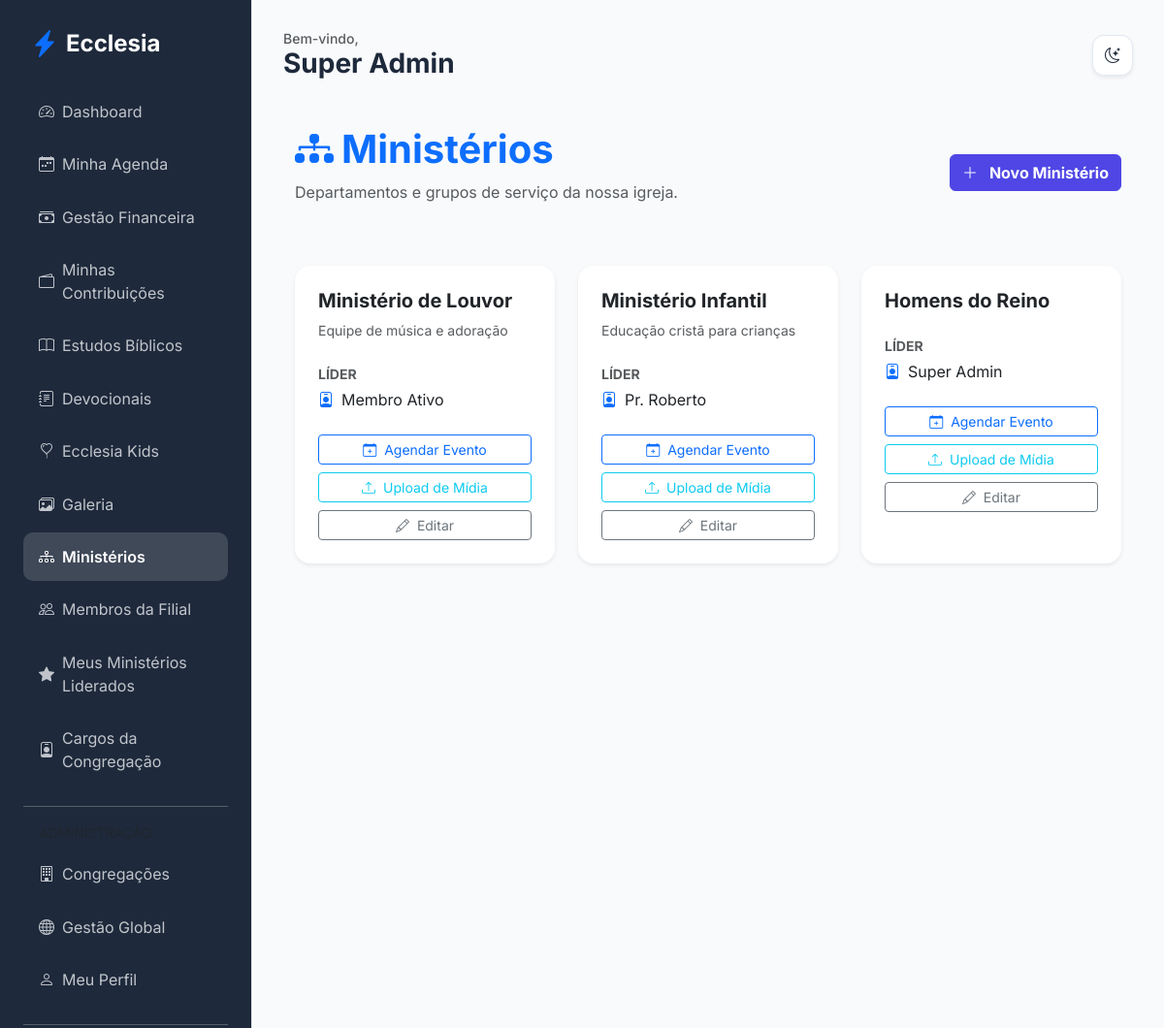
/members/ministries (signed in), run on the app's committed database.
### app/core/models.py (models this page shows, shortened)
class User(db.Model, UserMixin):
    id = db.Column(db.Integer, primary_key=True)
    name = db.Column(db.String(100), nullable=False)
    email = db.Column(db.String(120), unique=True, nullable=False)
    password_hash = db.Column(db.String(128))
    birth_date = db.Column(db.Date)
    gender = db.Column(db.String(20))
    documents = db.Column(db.String(200)) # Flexível para diferentes países
    tax_id = db.Column(db.String(20), nullable=True)  # NIF (PT), CPF/CNPJ (BR), etc.
    address = db.Column(db.Text)
    phone = db.Column(db.String(50))
    profile_photo = db.Column(db.String(255), nullable=True)
    status = db.Column(db.String(20), default='pending') # pending, active, rejected
    is_email_verified = db.Column(db.Boolean, default=False)
    email_verification_token = db.Column(db.String(100), unique=True, nullable=True)
    data_consent = db.Column(db.Boolean, default=False)
    data_consent_date = db.Column(db.DateTime)
    marketing_consent = db.Column(db.Boolean, default=False)
    is_ministry_leader = db.Column(db.Boolean, default=False)
    church_id = db.Column(db.Integer, db.ForeignKey('church.id'))
    family_id = db.Column(db.Integer, db.ForeignKey('family.id'), nullable=True)
    church_role_id = db.Column(db.Integer, db.ForeignKey('church_role.id'), nullable=True)
    ministries = db.relationship('Ministry', secondary=member_ministries, backref=db.backref('members', lazy='dynamic'))
    can_manage_ministries = db.Column(db.Boolean, default=False)
    can_manage_media = db.Column(db.Boolean, default=False)
    can_publish_devotionals = db.Column(db.Boolean, default=False)
    can_approve_members = db.Column(db.Boolean, default=False)
    can_manage_finance = db.Column(db.Boolean, default=False)
    can_manage_kids = db.Column(db.Boolean, default=False)
    can_manage_events = db.Column(db.Boolean, default=False)

class Ministry(db.Model):
    id = db.Column(db.Integer, primary_key=True)
    name = db.Column(db.String(100), nullable=False)
    description = db.Column(db.Text)
    church_id = db.Column(db.Integer, db.ForeignKey('church.id'))
    leader_id = db.Column(db.Integer, db.ForeignKey('user.id'), nullable=True)
    events = db.relationship('Event', backref='ministry', lazy=True)
    leader = db.relationship('User', foreign_keys=[leader_id])
    transactions = db.relationship('MinistryTransaction', backref='ministry', lazy=True)

### app/modules/members/routes.py (the view)
@members_bp.route('/ministries')
@login_required
def list_ministries():
    if current_user.church_role and current_user.church_role.name == 'Administrador Global':
        ministries = Ministry.query.all()
    elif can_manage_ministries():
        ministries = Ministry.query.filter_by(church_id=current_user.church_id).all()
    else:
        ministries = current_user.ministries
    return render_template('members/ministries.html', ministries=ministries)

### app/templates/members/ministries.html
{% extends "base.html" %}
{% block content %}
<div class="container py-4">
    <div class="d-flex justify-content-between align-items-center mb-5">
        <div>
            <h1 class="fw-bold text-primary"><i class="bi bi-diagram-3-fill me-2"></i>Ministérios</h1>
            <p class="text-muted">Departamentos e grupos de serviço da nossa igreja.</p>
        </div>
        {% if current_user.can_manage_ministries or (current_user.church_role and current_user.church_role.name in ['Administrador Global', 'Pastor Líder']) %}
        <a href="{{ url_for('members.add_ministry') }}" class="btn btn-primary fw-bold">
            <i class="bi bi-plus-lg me-2"></i> Novo Ministério
        </a>
        {% endif %}
    </div>
    <div class="row g-4">
        {% for ministry in ministries %}
        <div class="col-md-6 col-lg-4">
            <div class="card h-100 border-0 shadow-sm">
                <div class="card-body p-4">
                    <h5 class="fw-bold mb-2">{{ ministry.name }}</h5>
                    <p class="text-muted small mb-4">{{ ministry.description }}</p>
                    <div class="mb-4">
                        <label class="small fw-bold text-muted d-block mb-1">LÍDER</label>
                        <div class="d-flex align-items-center">
                            <i class="bi bi-person-badge me-2 text-primary"></i>
                            <span>{{ ministry.leader.name if ministry.leader else 'Sem líder definido' }}</span>
                        </div>
                    </div>
                    <div class="d-grid gap-2">
                        {% if ministry.leader_id == current_user.id or current_user.can_manage_ministries or (current_user.church_role and current_user.church_role.name in ['Administrador Global', 'Pastor Líder']) %}
                        <a href="{{ url_for('members.add_ministry_event', id=ministry.id) }}" class="btn btn-sm btn-outline-primary">
                            <i class="bi bi-calendar-plus me-1"></i> Agendar Evento
                        </a>
                        <a href="{{ url_for('edification.upload_media', ministry_id=ministry.id) }}" class="btn btn-sm btn-outline-info">
                            <i class="bi bi-upload me-1"></i> Upload de Mídia
                        </a>
                        <a href="{{ url_for('members.edit_ministry', id=ministry.id) }}" class="btn btn-sm btn-outline-secondary">
                            <i class="bi bi-pencil me-1"></i> Editar
                        </a>
                        {% endif %}
                    </div>
                </div>
            </div>
        </div>
        {% else %}
        <div class="col-12 text-center py-5">
            <i class="bi bi-people fs-1 text-muted opacity-50 d-block mb-3"></i>
            <p class="text-muted">Nenhum ministério cadastrado.</p>
        </div>
        {% endfor %}
    </div>
</div>
{% endblock %}

### app/templates/base.html (shortened to what this page needs)
<!DOCTYPE html>
<html lang="pt-BR">
<head>
    <link href="https://cdn.jsdelivr.net/npm/bootstrap@5.3.0/dist/css/bootstrap.min.css" rel="stylesheet">
    <link href="https://cdn.jsdelivr.net/npm/bootstrap-icons@1.10.0/font/bootstrap-icons.css" rel="stylesheet">
    <link rel="stylesheet" href="{{ url_for('static', filename='css/premium.css') }}">
</head>
<body>
    {% if current_user.is_authenticated %}
    <div class="sidebar d-none d-lg-block">
        <div class="d-flex align-items-center mb-4 px-2">
            <i class="bi bi-lightning-charge-fill text-primary fs-3 me-2"></i>
            <h4 class="mb-0 fw-bold text-white">Ecclesia</h4>
        </div>
        {% include 'includes/_nav_links.html' %}
    </div>
    {% endif %}
    <div class="main-content {{ 'mx-auto' if not current_user.is_authenticated }}">
        {% if current_user.is_authenticated %}
        <header class="d-flex justify-content-between align-items-center mb-4 d-none d-lg-flex">
            <div>
                <h5 class="text-muted mb-0 small">Bem-vindo,</h5>
                <h3 class="fw-bold mb-0">{{ current_user.name }}</h3>
            </div>
            <div class="theme-toggle shadow-sm" onclick="toggleTheme()">
                <i class="bi bi-moon-stars" id="theme-icon"></i>
            </div>
        </header>
        {% endif %}
        {% block content %}{% endblock %}
    </div>
</body>
</html>

### app/static/css/premium.css (style rules this page uses)
:root { --primary: #4f46e5; --primary-hover: #4338ca; --secondary: #64748b; --success: #10b981; --danger: #ef4444; --warning: #f59e0b; --info: #06b6d4; --bg-main: #f8fafc; --bg-card: #ffffff; --text-main: #1e293b; --text-muted: #64748b; --border: #e2e8f0; --sidebar-bg: #1e293b; --sidebar-text: #f8fafc; --input-bg: #ffffff; }
body { font-family: 'Inter', sans-serif; background-color: var(--bg-main); color: var(--text-main); transition: background-color 0.3s ease, color 0.3s ease; }
.sidebar { background-color: var(--sidebar-bg); color: var(--sidebar-text); min-height: 100vh; padding: 2rem 1rem; }
.main-content { padding: 2rem; }
.card { background-color: var(--bg-card); border: 1px solid var(--border); border-radius: 1rem; box-shadow: 0 4px 6px -1px rgb(0 0 0 / 0.1); transition: transform 0.2s, background-color 0.3s; }
.btn-primary { background-color: var(--primary); border-color: var(--primary); }
.theme-toggle { cursor: pointer; padding: 0.5rem; border-radius: 50%; background: var(--bg-card); border: 1px solid var(--border); display: flex; align-items: center; justify-content: center; width: 40px; height: 40px; transition: all 0.3s ease; }

### app/templates/base.html (style rules this page uses)
:root { --sidebar-width: 260px; }
body { font-family: 'Inter', sans-serif; background-color: var(--bg-main); color: var(--text-main); transition: background-color 0.3s, color 0.3s; }
.sidebar { width: var(--sidebar-width); height: 100vh; position: fixed; left: 0; top: 0; z-index: 1000; background-color: var(--sidebar-bg); color: var(--sidebar-text); border-right: 1px solid var(--border); padding: 1.5rem; overflow-y: auto; transition: background-color 0.3s; }
.main-content { margin-left: var(--sidebar-width); padding: 2rem; min-height: 100vh; background-color: var(--bg-main); }
.card { border: 1px solid var(--border); box-shadow: 0 4px 12px rgba(0,0,0,0.05); }
.theme-toggle { cursor: pointer; padding: 0.6rem; border-radius: 12px; background: var(--bg-card); border: 1px solid var(--border); color: var(--text-main); display: flex; align-items: center; justify-content: center; width: 42px; height: 42px; transition: all 0.3s; }

### data on the page
User: name "Super Admin"
Ministry: name "Ministério de Louvor", description "Equipe de música e adoração", leader "Membro Ativo"
Ministry: name "Ministério Infantil", description "Educação cristã para crianças", leader "Pr. Roberto"
Ministry: name "Homens do Reino", leader "Super Admin"
